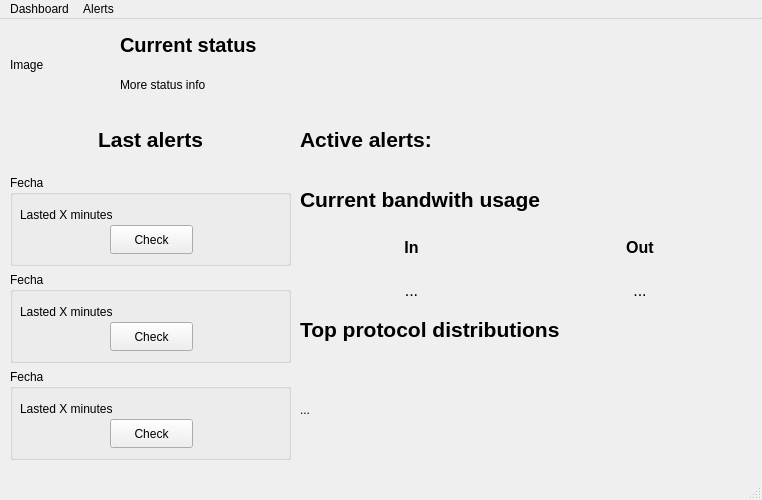
<?xml version="1.0" encoding="UTF-8"?>
<ui version="4.0">
 <class>MainWindow</class>
 <widget class="QMainWindow" name="MainWindow">
  <property name="geometry">
   <rect>
    <x>0</x>
    <y>0</y>
    <width>762</width>
    <height>500</height>
   </rect>
  </property>
  <property name="minimumSize">
   <size>
    <width>762</width>
    <height>500</height>
   </size>
  </property>
  <property name="maximumSize">
   <size>
    <width>762</width>
    <height>500</height>
   </size>
  </property>
  <property name="windowTitle">
   <string>MainWindow</string>
  </property>
  <widget class="QWidget" name="centralwidget">
   <widget class="QLabel" name="image_lbl">
    <property name="geometry">
     <rect>
      <x>10</x>
      <y>10</y>
      <width>91</width>
      <height>71</height>
     </rect>
    </property>
    <property name="text">
     <string>Image</string>
    </property>
   </widget>
   <widget class="QLabel" name="label">
    <property name="geometry">
     <rect>
      <x>120</x>
      <y>10</y>
      <width>181</width>
      <height>31</height>
     </rect>
    </property>
    <property name="font">
     <font>
      <pointsize>15</pointsize>
      <bold>true</bold>
     </font>
    </property>
    <property name="text">
     <string>Current status</string>
    </property>
   </widget>
   <widget class="QLabel" name="status_lbl">
    <property name="geometry">
     <rect>
      <x>120</x>
      <y>50</y>
      <width>491</width>
      <height>31</height>
     </rect>
    </property>
    <property name="text">
     <string>More status info</string>
    </property>
   </widget>
   <widget class="QWidget" name="verticalLayoutWidget">
    <property name="geometry">
     <rect>
      <x>10</x>
      <y>90</y>
      <width>281</width>
      <height>351</height>
     </rect>
    </property>
    <layout class="QVBoxLayout" name="verticalLayout">
     <item>
      <widget class="QLabel" name="label_4">
       <property name="maximumSize">
        <size>
         <width>1000</width>
         <height>60</height>
        </size>
       </property>
       <property name="font">
        <font>
         <pointsize>16</pointsize>
         <bold>true</bold>
        </font>
       </property>
       <property name="text">
        <string>Last alerts</string>
       </property>
       <property name="alignment">
        <set>Qt::AlignmentFlag::AlignCenter</set>
       </property>
      </widget>
     </item>
     <item>
      <widget class="QGroupBox" name="alert1_gb">
       <property name="title">
        <string>Fecha</string>
       </property>
       <widget class="QLabel" name="label_6">
        <property name="geometry">
         <rect>
          <x>10</x>
          <y>30</y>
          <width>171</width>
          <height>20</height>
         </rect>
        </property>
        <property name="text">
         <string>Lasted X minutes</string>
        </property>
       </widget>
       <widget class="QPushButton" name="alert1_btn">
        <property name="geometry">
         <rect>
          <x>100</x>
          <y>50</y>
          <width>83</width>
          <height>29</height>
         </rect>
        </property>
        <property name="text">
         <string>Check</string>
        </property>
       </widget>
      </widget>
     </item>
     <item>
      <widget class="QGroupBox" name="alert2_gb">
       <property name="title">
        <string>Fecha</string>
       </property>
       <widget class="QLabel" name="label_5">
        <property name="geometry">
         <rect>
          <x>10</x>
          <y>30</y>
          <width>171</width>
          <height>20</height>
         </rect>
        </property>
        <property name="text">
         <string>Lasted X minutes</string>
        </property>
       </widget>
       <widget class="QPushButton" name="alert2_btn">
        <property name="geometry">
         <rect>
          <x>100</x>
          <y>50</y>
          <width>83</width>
          <height>29</height>
         </rect>
        </property>
        <property name="text">
         <string>Check</string>
        </property>
       </widget>
      </widget>
     </item>
     <item>
      <widget class="QGroupBox" name="alert3_gb">
       <property name="title">
        <string>Fecha</string>
       </property>
       <widget class="QLabel" name="label_2">
        <property name="geometry">
         <rect>
          <x>10</x>
          <y>30</y>
          <width>171</width>
          <height>20</height>
         </rect>
        </property>
        <property name="text">
         <string>Lasted X minutes</string>
        </property>
       </widget>
       <widget class="QPushButton" name="alert3_btn">
        <property name="geometry">
         <rect>
          <x>100</x>
          <y>50</y>
          <width>83</width>
          <height>29</height>
         </rect>
        </property>
        <property name="text">
         <string>Check</string>
        </property>
       </widget>
      </widget>
     </item>
    </layout>
   </widget>
   <widget class="QLabel" name="activealerts_lbl">
    <property name="geometry">
     <rect>
      <x>300</x>
      <y>90</y>
      <width>279</width>
      <height>60</height>
     </rect>
    </property>
    <property name="maximumSize">
     <size>
      <width>1000</width>
      <height>60</height>
     </size>
    </property>
    <property name="font">
     <font>
      <pointsize>16</pointsize>
      <bold>true</bold>
     </font>
    </property>
    <property name="text">
     <string>Active alerts:</string>
    </property>
   </widget>
   <widget class="QLabel" name="label_8">
    <property name="geometry">
     <rect>
      <x>300</x>
      <y>150</y>
      <width>441</width>
      <height>60</height>
     </rect>
    </property>
    <property name="maximumSize">
     <size>
      <width>1000</width>
      <height>60</height>
     </size>
    </property>
    <property name="font">
     <font>
      <pointsize>16</pointsize>
      <bold>true</bold>
     </font>
    </property>
    <property name="text">
     <string>Current bandwith usage</string>
    </property>
   </widget>
   <widget class="QLabel" name="label_9">
    <property name="geometry">
     <rect>
      <x>300</x>
      <y>280</y>
      <width>441</width>
      <height>60</height>
     </rect>
    </property>
    <property name="maximumSize">
     <size>
      <width>1000</width>
      <height>60</height>
     </size>
    </property>
    <property name="font">
     <font>
      <pointsize>16</pointsize>
      <bold>true</bold>
     </font>
    </property>
    <property name="text">
     <string>Top protocol distributions</string>
    </property>
   </widget>
   <widget class="QWidget" name="gridLayoutWidget">
    <property name="geometry">
     <rect>
      <x>300</x>
      <y>210</y>
      <width>451</width>
      <height>80</height>
     </rect>
    </property>
    <layout class="QGridLayout" name="gridLayout">
     <item row="0" column="0">
      <widget class="QLabel" name="label_11">
       <property name="font">
        <font>
         <pointsize>12</pointsize>
         <bold>true</bold>
        </font>
       </property>
       <property name="text">
        <string>In</string>
       </property>
       <property name="alignment">
        <set>Qt::AlignmentFlag::AlignCenter</set>
       </property>
      </widget>
     </item>
     <item row="0" column="1">
      <widget class="QLabel" name="label_12">
       <property name="font">
        <font>
         <pointsize>12</pointsize>
         <bold>true</bold>
        </font>
       </property>
       <property name="text">
        <string>Out</string>
       </property>
       <property name="alignment">
        <set>Qt::AlignmentFlag::AlignCenter</set>
       </property>
      </widget>
     </item>
     <item row="1" column="0">
      <widget class="QLabel" name="inbandwith_lbl">
       <property name="font">
        <font>
         <pointsize>12</pointsize>
        </font>
       </property>
       <property name="text">
        <string>...</string>
       </property>
       <property name="alignment">
        <set>Qt::AlignmentFlag::AlignCenter</set>
       </property>
      </widget>
     </item>
     <item row="1" column="1">
      <widget class="QLabel" name="outbandwith_lbl">
       <property name="font">
        <font>
         <pointsize>12</pointsize>
        </font>
       </property>
       <property name="text">
        <string>...</string>
       </property>
       <property name="alignment">
        <set>Qt::AlignmentFlag::AlignCenter</set>
       </property>
      </widget>
     </item>
    </layout>
   </widget>
   <widget class="QLabel" name="protocolslist_lbl">
    <property name="geometry">
     <rect>
      <x>300</x>
      <y>340</y>
      <width>441</width>
      <height>101</height>
     </rect>
    </property>
    <property name="text">
     <string>...</string>
    </property>
    <property name="wordWrap">
     <bool>true</bool>
    </property>
   </widget>
  </widget>
  <widget class="QStatusBar" name="statusbar"/>
  <widget class="QMenuBar" name="menuBar">
   <property name="geometry">
    <rect>
     <x>0</x>
     <y>0</y>
     <width>762</width>
     <height>25</height>
    </rect>
   </property>
   <widget class="QMenu" name="menuDashboard">
    <property name="title">
     <string>Dashboard</string>
    </property>
   </widget>
   <widget class="QMenu" name="menuAlerts">
    <property name="title">
     <string>Alerts</string>
    </property>
   </widget>
   <addaction name="menuDashboard"/>
   <addaction name="menuAlerts"/>
  </widget>
 </widget>
 <resources/>
 <connections/>
</ui>
